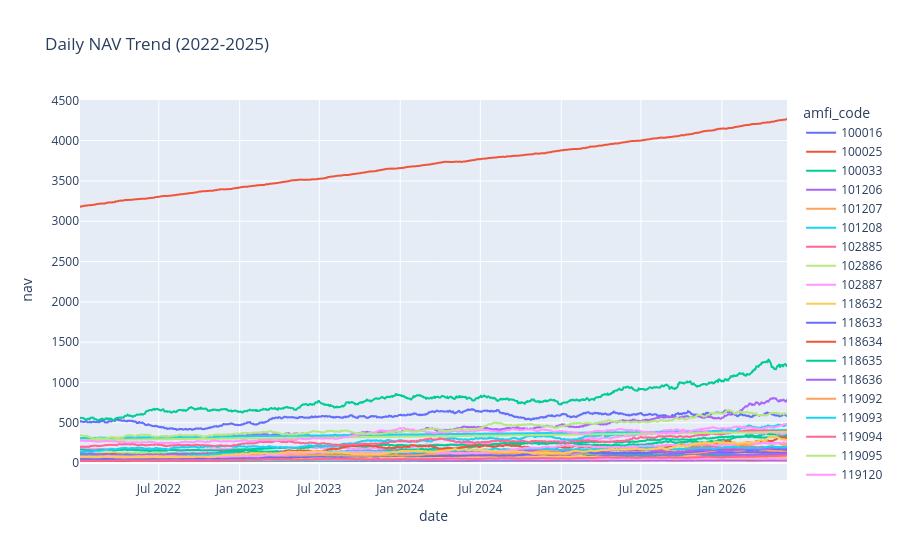

Here is the notebook cell this chart was saved with:
### Markdown cell above
Chart 1: NAV Trend Analysis

### Code cell
fig = px.line(
    nav,
    x="date",
    y="nav",
    color="amfi_code",
    title="Daily NAV Trend (2022-2025)"
)

fig.show()

### Figure 1 — Plotly figure (JSON) as saved in the notebook; plotly's stock layout.template omitted (floating-point values rounded to 4 significant figures; data arrays with more than 128 entries replaced by an {"elided": "..."} marker saying what was removed)
{"data": [{"hovertemplate": "amfi_code=100016<br>date=%{x}<br>nav=%{y}<extra></extra>", "legendgroup": "100016", "line": {"color": "#636efa", "dash": "solid"}, "marker": {"symbol": "circle"}, "mode": "lines", "name": "100016", "showlegend": true, "type": "scattergl", "x": {"elided": "1150 str values"}, "xaxis": "x", "y": {"elided": "1150 float values"}, "yaxis": "y"}, {"hovertemplate": "amfi_code=100025<br>date=%{x}<br>nav=%{y}<extra></extra>", "legendgroup": "100025", "line": {"color": "#EF553B", "dash": "solid"}, "marker": {"symbol": "circle"}, "mode": "lines", "name": "100025", "showlegend": true, "type": "scattergl", "x": {"elided": "1150 str values"}, "xaxis": "x", "y": {"elided": "1150 float values"}, "yaxis": "y"}, {"hovertemplate": "amfi_code=100033<br>date=%{x}<br>nav=%{y}<extra></extra>", "legendgroup": "100033", "line": {"color": "#00cc96", "dash": "solid"}, "marker": {"symbol": "circle"}, "mode": "lines", "name": "100033", "showlegend": true, "type": "scattergl", "x": {"elided": "1150 str values"}, "xaxis": "x", "y": {"elided": "1150 float values"}, "yaxis": "y"}, {"hovertemplate": "amfi_code=101206<br>date=%{x}<br>nav=%{y}<extra></extra>", "legendgroup": "101206", "line": {"color": "#ab63fa", "dash": "solid"}, "marker": {"symbol": "circle"}, "mode": "lines", "name": "101206", "showlegend": true, "type": "scattergl", "x": {"elided": "1150 str values"}, "xaxis": "x", "y": {"elided": "1150 float values"}, "yaxis": "y"}, {"hovertemplate": "amfi_code=101207<br>date=%{x}<br>nav=%{y}<extra></extra>", "legendgroup": "101207", "line": {"color": "#FFA15A", "dash": "solid"}, "marker": {"symbol": "circle"}, "mode": "lines", "name": "101207", "showlegend": true, "type": "scattergl", "x": {"elided": "1150 str values"}, "xaxis": "x", "y": {"elided": "1150 float values"}, "yaxis": "y"}, {"hovertemplate": "amfi_code=101208<br>date=%{x}<br>nav=%{y}<extra></extra>", "legendgroup": "101208", "line": {"color": "#19d3f3", "dash": "solid"}, "marker": {"symbol": "circle"}, "mode": "lines", "name": "101208", "showlegend": true, "type": "scattergl", "x": {"elided": "1150 str values"}, "xaxis": "x", "y": {"elided": "1150 float values"}, "yaxis": "y"}, {"hovertemplate": "amfi_code=102885<br>date=%{x}<br>nav=%{y}<extra></extra>", "legendgroup": "102885", "line": {"color": "#FF6692", "dash": "solid"}, "marker": {"symbol": "circle"}, "mode": "lines", "name": "102885", "showlegend": true, "type": "scattergl", "x": {"elided": "1150 str values"}, "xaxis": "x", "y": {"elided": "1150 float values"}, "yaxis": "y"}, {"hovertemplate": "amfi_code=102886<br>date=%{x}<br>nav=%{y}<extra></extra>", "legendgroup": "102886", "line": {"color": "#B6E880", "dash": "solid"}, "marker": {"symbol": "circle"}, "mode": "lines", "name": "102886", "showlegend": true, "type": "scattergl", "x": {"elided": "1150 str values"}, "xaxis": "x", "y": {"elided": "1150 float values"}, "yaxis": "y"}, {"hovertemplate": "amfi_code=102887<br>date=%{x}<br>nav=%{y}<extra></extra>", "legendgroup": "102887", "line": {"color": "#FF97FF", "dash": "solid"}, "marker": {"symbol": "circle"}, "mode": "lines", "name": "102887", "showlegend": true, "type": "scattergl", "x": {"elided": "1150 str values"}, "xaxis": "x", "y": {"elided": "1150 float values"}, "yaxis": "y"}, {"hovertemplate": "amfi_code=118632<br>date=%{x}<br>nav=%{y}<extra></extra>", "legendgroup": "118632", "line": {"color": "#FECB52", "dash": "solid"}, "marker": {"symbol": "circle"}, "mode": "lines", "name": "118632", "showlegend": true, "type": "scattergl", "x": {"elided": "1150 str values"}, "xaxis": "x", "y": {"elided": "1150 float values"}, "yaxis": "y"}, {"hovertemplate": "amfi_code=118633<br>date=%{x}<br>nav=%{y}<extra></extra>", "legendgroup": "118633", "line": {"color": "#636efa", "dash": "solid"}, "marker": {"symbol": "circle"}, "mode": "lines", "name": "118633", "showlegend": true, "type": "scattergl", "x": {"elided": "1150 str values"}, "xaxis": "x", "y": {"elided": "1150 float values"}, "yaxis": "y"}, {"hovertemplate": "amfi_code=118634<br>date=%{x}<br>nav=%{y}<extra></extra>", "legendgroup": "118634", "line": {"color": "#EF553B", "dash": "solid"}, "marker": {"symbol": "circle"}, "mode": "lines", "name": "118634", "showlegend": true, "type": "scattergl", "x": {"elided": "1150 str values"}, "xaxis": "x", "y": {"elided": "1150 float values"}, "yaxis": "y"}, {"hovertemplate": "amfi_code=118635<br>date=%{x}<br>nav=%{y}<extra></extra>", "legendgroup": "118635", "line": {"color": "#00cc96", "dash": "solid"}, "marker": {"symbol": "circle"}, "mode": "lines", "name": "118635", "showlegend": true, "type": "scattergl", "x": {"elided": "1150 str values"}, "xaxis": "x", "y": {"elided": "1150 float values"}, "yaxis": "y"}, {"hovertemplate": "amfi_code=118636<br>date=%{x}<br>nav=%{y}<extra></extra>", "legendgroup": "118636", "line": {"color": "#ab63fa", "dash": "solid"}, "marker": {"symbol": "circle"}, "mode": "lines", "name": "118636", "showlegend": true, "type": "scattergl", "x": {"elided": "1150 str values"}, "xaxis": "x", "y": {"elided": "1150 float values"}, "yaxis": "y"}, {"hovertemplate": "amfi_code=119092<br>date=%{x}<br>nav=%{y}<extra></extra>", "legendgroup": "119092", "line": {"color": "#FFA15A", "dash": "solid"}, "marker": {"symbol": "circle"}, "mode": "lines", "name": "119092", "showlegend": true, "type": "scattergl", "x": {"elided": "1150 str values"}, "xaxis": "x", "y": {"elided": "1150 float values"}, "yaxis": "y"}, {"hovertemplate": "amfi_code=119093<br>date=%{x}<br>nav=%{y}<extra></extra>", "legendgroup": "119093", "line": {"color": "#19d3f3", "dash": "solid"}, "marker": {"symbol": "circle"}, "mode": "lines", "name": "119093", "showlegend": true, "type": "scattergl", "x": {"elided": "1150 str values"}, "xaxis": "x", "y": {"elided": "1150 float values"}, "yaxis": "y"}, {"hovertemplate": "amfi_code=119094<br>date=%{x}<br>nav=%{y}<extra></extra>", "legendgroup": "119094", "line": {"color": "#FF6692", "dash": "solid"}, "marker": {"symbol": "circle"}, "mode": "lines", "name": "119094", "showlegend": true, "type": "scattergl", "x": {"elided": "1150 str values"}, "xaxis": "x", "y": {"elided": "1150 float values"}, "yaxis": "y"}, {"hovertemplate": "amfi_code=119095<br>date=%{x}<br>nav=%{y}<extra></extra>", "legendgroup": "119095", "line": {"color": "#B6E880", "dash": "solid"}, "marker": {"symbol": "circle"}, "mode": "lines", "name": "119095", "showlegend": true, "type": "scattergl", "x": {"elided": "1150 str values"}, "xaxis": "x", "y": {"elided": "1150 float values"}, "yaxis": "y"}, {"hovertemplate": "amfi_code=119120<br>date=%{x}<br>nav=%{y}<extra></extra>", "legendgroup": "119120", "line": {"color": "#FF97FF", "dash": "solid"}, "marker": {"symbol": "circle"}, "mode": "lines", "name": "119120", "showlegend": true, "type": "scattergl", "x": {"elided": "1150 str values"}, "xaxis": "x", "y": {"elided": "1150 float values"}, "yaxis": "y"}, {"hovertemplate": "amfi_code=119551<br>date=%{x}<br>nav=%{y}<extra></extra>", "legendgroup": "119551", "line": {"color": "#FECB52", "dash": "solid"}, "marker": {"symbol": "circle"}, "mode": "lines", "name": "119551", "showlegend": true, "type": "scattergl", "x": {"elided": "1150 str values"}, "xaxis": "x", "y": {"elided": "1150 float values"}, "yaxis": "y"}, {"hovertemplate": "amfi_code=119552<br>date=%{x}<br>nav=%{y}<extra></extra>", "legendgroup": "119552", "line": {"color": "#636efa", "dash": "solid"}, "marker": {"symbol": "circle"}, "mode": "lines", "name": "119552", "showlegend": true, "type": "scattergl", "x": {"elided": "1150 str values"}, "xaxis": "x", "y": {"elided": "1150 float values"}, "yaxis": "y"}, {"hovertemplate": "amfi_code=119598<br>date=%{x}<br>nav=%{y}<extra></extra>", "legendgroup": "119598", "line": {"color": "#EF553B", "dash": "solid"}, "marker": {"symbol": "circle"}, "mode": "lines", "name": "119598", "showlegend": true, "type": "scattergl", "x": {"elided": "1150 str values"}, "xaxis": "x", "y": {"elided": "1150 float values"}, "yaxis": "y"}, {"hovertemplate": "amfi_code=119599<br>date=%{x}<br>nav=%{y}<extra></extra>", "legendgroup": "119599", "line": {"color": "#00cc96", "dash": "solid"}, "marker": {"symbol": "circle"}, "mode": "lines", "name": "119599", "showlegend": true, "type": "scattergl", "x": {"elided": "1150 str values"}, "xaxis": "x", "y": {"elided": "1150 float values"}, "yaxis": "y"}, {"hovertemplate": "amfi_code=120503<br>date=%{x}<br>nav=%{y}<extra></extra>", "legendgroup": "120503", "line": {"color": "#ab63fa", "dash": "solid"}, "marker": {"symbol": "circle"}, "mode": "lines", "name": "120503", "showlegend": true, "type": "scattergl", "x": {"elided": "1150 str values"}, "xaxis": "x", "y": {"elided": "1150 float values"}, "yaxis": "y"}, {"hovertemplate": "amfi_code=120504<br>date=%{x}<br>nav=%{y}<extra></extra>", "legendgroup": "120504", "line": {"color": "#FFA15A", "dash": "solid"}, "marker": {"symbol": "circle"}, "mode": "lines", "name": "120504", "showlegend": true, "type": "scattergl", "x": {"elided": "1150 str values"}, "xaxis": "x", "y": {"elided": "1150 float values"}, "yaxis": "y"}, {"hovertemplate": "amfi_code=120505<br>date=%{x}<br>nav=%{y}<extra></extra>", "legendgroup": "120505", "line": {"color": "#19d3f3", "dash": "solid"}, "marker": {"symbol": "circle"}, "mode": "lines", "name": "120505", "showlegend": true, "type": "scattergl", "x": {"elided": "1150 str values"}, "xaxis": "x", "y": {"elided": "1150 float values"}, "yaxis": "y"}, {"hovertemplate": "amfi_code=120506<br>date=%{x}<br>nav=%{y}<extra></extra>", "legendgroup": "120506", "line": {"color": "#FF6692", "dash": "solid"}, "marker": {"symbol": "circle"}, "mode": "lines", "name": "120506", "showlegend": true, "type": "scattergl", "x": {"elided": "1150 str values"}, "xaxis": "x", "y": {"elided": "1150 float values"}, "yaxis": "y"}, {"hovertemplate": "amfi_code=120507<br>date=%{x}<br>nav=%{y}<extra></extra>", "legendgroup": "120507", "line": {"color": "#B6E880", "dash": "solid"}, "marker": {"symbol": "circle"}, "mode": "lines", "name": "120507", "showlegend": true, "type": "scattergl", "x": {"elided": "1150 str values"}, "xaxis": "x", "y": {"elided": "1150 float values"}, "yaxis": "y"}, {"hovertemplate": "amfi_code=120841<br>date=%{x}<br>nav=%{y}<extra></extra>", "legendgroup": "120841", "line": {"color": "#FF97FF", "dash": "solid"}, "marker": {"symbol": "circle"}, "mode": "lines", "name": "120841", "showlegend": true, "type": "scattergl", "x": {"elided": "1150 str values"}, "xaxis": "x", "y": {"elided": "1150 float values"}, "yaxis": "y"}, {"hovertemplate": "amfi_code=120842<br>date=%{x}<br>nav=%{y}<extra></extra>", "legendgroup": "120842", "line": {"color": "#FECB52", "dash": "solid"}, "marker": {"symbol": "circle"}, "mode": "lines", "name": "120842", "showlegend": true, "type": "scattergl", "x": {"elided": "1150 str values"}, "xaxis": "x", "y": {"elided": "1150 float values"}, "yaxis": "y"}, {"hovertemplate": "amfi_code=120843<br>date=%{x}<br>nav=%{y}<extra></extra>", "legendgroup": "120843", "line": {"color": "#636efa", "dash": "solid"}, "marker": {"symbol": "circle"}, "mode": "lines", "name": "120843", "showlegend": true, "type": "scattergl", "x": {"elided": "1150 str values"}, "xaxis": "x", "y": {"elided": "1150 float values"}, "yaxis": "y"}, {"hovertemplate": "amfi_code=120844<br>date=%{x}<br>nav=%{y}<extra></extra>", "legendgroup": "120844", "line": {"color": "#EF553B", "dash": "solid"}, "marker": {"symbol": "circle"}, "mode": "lines", "name": "120844", "showlegend": true, "type": "scattergl", "x": {"elided": "1150 str values"}, "xaxis": "x", "y": {"elided": "1150 float values"}, "yaxis": "y"}, {"hovertemplate": "amfi_code=125497<br>date=%{x}<br>nav=%{y}<extra></extra>", "legendgroup": "125497", "line": {"color": "#00cc96", "dash": "solid"}, "marker": {"symbol": "circle"}, "mode": "lines", "name": "125497", "showlegend": true, "type": "scattergl", "x": {"elided": "1150 str values"}, "xaxis": "x", "y": {"elided": "1150 float values"}, "yaxis": "y"}, {"hovertemplate": "amfi_code=125498<br>date=%{x}<br>nav=%{y}<extra></extra>", "legendgroup": "125498", "line": {"color": "#ab63fa", "dash": "solid"}, "marker": {"symbol": "circle"}, "mode": "lines", "name": "125498", "showlegend": true, "type": "scattergl", "x": {"elided": "1150 str values"}, "xaxis": "x", "y": {"elided": "1150 float values"}, "yaxis": "y"}, {"hovertemplate": "amfi_code=148567<br>date=%{x}<br>nav=%{y}<extra></extra>", "legendgroup": "148567", "line": {"color": "#FFA15A", "dash": "solid"}, "marker": {"symbol": "circle"}, "mode": "lines", "name": "148567", "showlegend": true, "type": "scattergl", "x": {"elided": "1150 str values"}, "xaxis": "x", "y": {"elided": "1150 float values"}, "yaxis": "y"}, {"hovertemplate": "amfi_code=148568<br>date=%{x}<br>nav=%{y}<extra></extra>", "legendgroup": "148568", "line": {"color": "#19d3f3", "dash": "solid"}, "marker": {"symbol": "circle"}, "mode": "lines", "name": "148568", "showlegend": true, "type": "scattergl", "x": {"elided": "1150 str values"}, "xaxis": "x", "y": {"elided": "1150 float values"}, "yaxis": "y"}, {"hovertemplate": "amfi_code=148569<br>date=%{x}<br>nav=%{y}<extra></extra>", "legendgroup": "148569", "line": {"color": "#FF6692", "dash": "solid"}, "marker": {"symbol": "circle"}, "mode": "lines", "name": "148569", "showlegend": true, "type": "scattergl", "x": {"elided": "1150 str values"}, "xaxis": "x", "y": {"elided": "1150 float values"}, "yaxis": "y"}, {"hovertemplate": "amfi_code=149322<br>date=%{x}<br>nav=%{y}<extra></extra>", "legendgroup": "149322", "line": {"color": "#B6E880", "dash": "solid"}, "marker": {"symbol": "circle"}, "mode": "lines", "name": "149322", "showlegend": true, "type": "scattergl", "x": {"elided": "1150 str values"}, "xaxis": "x", "y": {"elided": "1150 float values"}, "yaxis": "y"}, {"hovertemplate": "amfi_code=149323<br>date=%{x}<br>nav=%{y}<extra></extra>", "legendgroup": "149323", "line": {"color": "#FF97FF", "dash": "solid"}, "marker": {"symbol": "circle"}, "mode": "lines", "name": "149323", "showlegend": true, "type": "scattergl", "x": {"elided": "1150 str values"}, "xaxis": "x", "y": {"elided": "1150 float values"}, "yaxis": "y"}, {"hovertemplate": "amfi_code=149324<br>date=%{x}<br>nav=%{y}<extra></extra>", "legendgroup": "149324", "line": {"color": "#FECB52", "dash": "solid"}, "marker": {"symbol": "circle"}, "mode": "lines", "name": "149324", "showlegend": true, "type": "scattergl", "x": {"elided": "1150 str values"}, "xaxis": "x", "y": {"elided": "1150 float values"}, "yaxis": "y"}], "layout": {"legend": {"title": {"text": "amfi_code"}, "tracegroupgap": 0}, "title": {"text": "Daily NAV Trend (2022-2025)"}, "xaxis": {"anchor": "y", "domain": [0, 1], "title": {"text": "date"}}, "yaxis": {"anchor": "x", "domain": [0, 1], "title": {"text": "nav"}}}}
